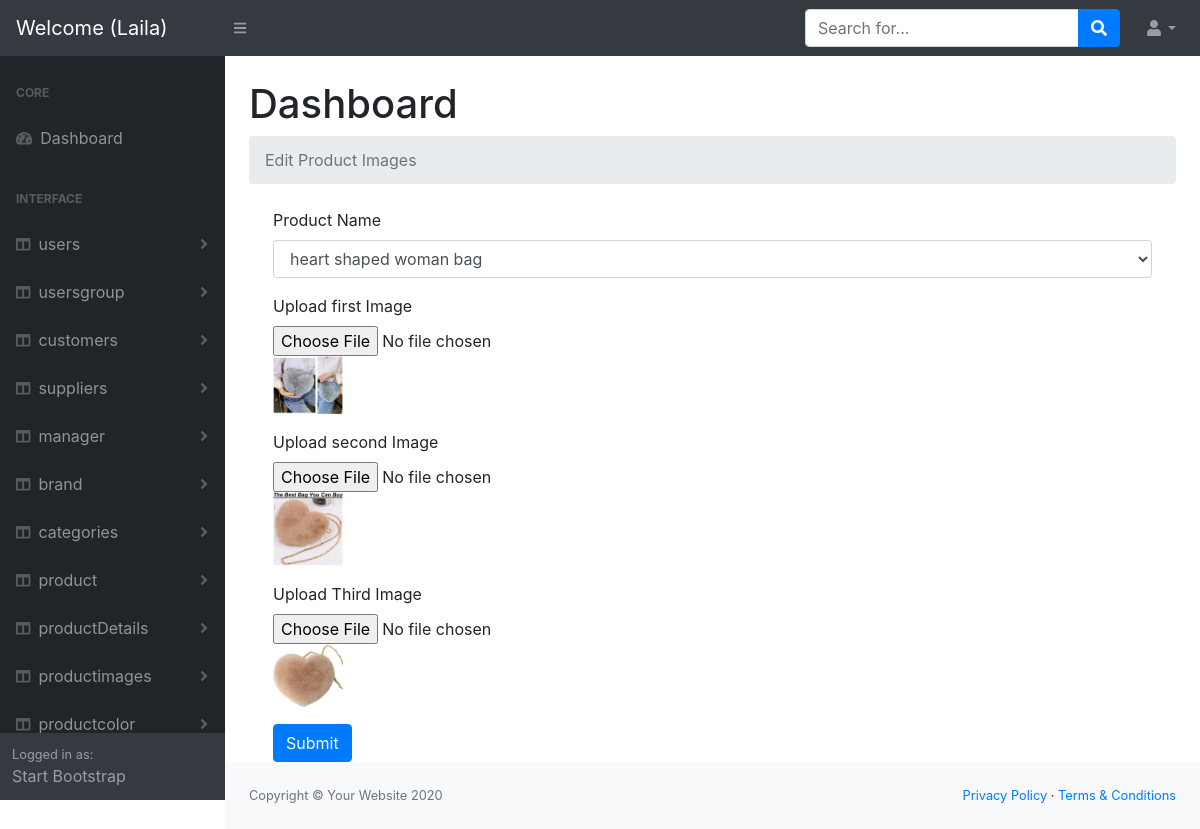
Page /Dashboard/admin/productimages/edit.php?id=28 (signed in) on the committed database.
### tables this page shows
CREATE TABLE `productimges` (
  `id` int(11) NOT NULL,
  `product_id` int(11) NOT NULL,
  `firstimage` varchar(250) NOT NULL,
  `secondimage` varchar(250) NOT NULL,
  `thirdimage` varchar(250) NOT NULL
);

CREATE TABLE `productdetails` (
  `id` int(11) NOT NULL,
  `product_Id` int(11) NOT NULL,
  `color_id` int(11) NOT NULL,
  `size_id` int(11) NOT NULL,
  `productPrice` int(11) NOT NULL,
  `productQuntity` int(11) NOT NULL,
  `product_Description` text NOT NULL,
  `product_Specificaton` text NOT NULL,
  `unitsInStock` int(11) NOT NULL,
  `Discount` int(11) NOT NULL,
  `productAvailablity` varchar(50) NOT NULL COMMENT 'yes or no',
  `discountAvailablity` varchar(50) NOT NULL COMMENT 'there is discount yes or no',
  `productMadeDate` datetime NOT NULL DEFAULT current_timestamp()
);

CREATE TABLE `product` (
  `id` int(11) NOT NULL,
  `productname` varchar(250) NOT NULL,
  `product_cat_id` int(11) NOT NULL,
  `product_brand_id` int(11) NOT NULL,
  `product_status` varchar(100) NOT NULL COMMENT 'New ,Old ,used',
  `featured` varchar(50) NOT NULL COMMENT 'to make the product featured (1)True or not (0)false'
);

### Dashboard/admin/helpers/functions.php (called while the page is built, shortened)
<?php
function Sanitize($input, $flag)
{
    $sanitize_var = $input;
    switch ($flag) {
        case 1:
            $sanitize_var = filter_var($sanitize_var, FILTER_SANITIZE_NUMBER_INT);
            break;
    }
    return $sanitize_var;
}

### Dashboard/admin/productimages/edit.php (the view, shortened to what this page needs)
<?php
include '../helpers/functions.php';
include '../helpers/dbconnection.php';
   $id = '';
   if($_SERVER['REQUEST_METHOD'] == "GET"){
      $id  = Sanitize($_GET['id'],1);
    }
   $sql  ="SELECT * FROM `productimges` WHERE `id`= $id";
   $op   = mysqli_query($conn,$sql);
   $FData = mysqli_fetch_assoc($op);
     $sql1 = "SELECT `product`.`productname` ,`productdetails`.* from `productdetails` join `product` on `productdetails`.`product_Id` = `product`.`id`";
     $op1  = mysqli_query($conn,$sql1);
    include '../header.php';
?>
  <body class="sb-nav-fixed">
<?php
    include '../nav.php';
?>
        <div id="layoutSidenav">
<?php
    include '../sidNave.php';
?>
            <div id="layoutSidenav_content">
                <main>
                    <div class="container-fluid">
                        <h1 class="mt-4">Dashboard</h1>
                        <ol class="breadcrumb mb-4">
                        <?php
                            if(isset($_SESSION['errors'])){
                               foreach($_SESSION['errors'] as $key =>  $value){
                                echo '* '.$key.' : '.$value.'<br>';
                               }
                             unset($_SESSION['errors']);
                             }else{
                        ?>
                        <li class="breadcrumb-item active">Edit Product Images </li>
                        <?php } ?>
                        </ol>
<div class="container">
 <form  method="post"  action="edit.php?id=<?php echo $FData['id'];?>"  enctype ="multipart/form-data">
                 <div class="form-group">
                            <label for="exampleInput"> Product Name</label>
                            <select name="product_id" class="form-control">
                                 <?php
                                     while($data = mysqli_fetch_assoc($op1)){
                                  ?>
                              <option value="<?php echo $data['id'];?>"    <?php if($data['id'] == $FData['product_id'] ){ echo 'selected';}?>    >
                              <?php echo $data['productname'];?></option>
                                   <?php } ?>
                            </select>
                  </div>
                   <div class="form-group">
                        <label for="exampleInputEmail1">Upload first Image</label>
                         <br>
                        <input type="file" name="firstimage"  >
                        <br>
                      <img src='./uploads/<?php echo $FData['firstimage'];?>'  width="70px" >
                  </div>
                   <div class="form-group">
                        <label for="exampleInputEmail1">Upload second Image</label>
                         <br>
                        <input type="file" name="secondimage"  >
                        <br>
                      <img src='./uploads/<?php echo $FData['secondimage'];?>'  width="70px" >
                  </div>
                   <div class="form-group">
                        <label for="exampleInputEmail1">Upload Third Image</label>
                         <br>
                        <input type="file" name="thirdimage"  >
                        <br>
                      <img src='./uploads/<?php echo $FData['thirdimage'];?>'  width="70px" >
                  </div>
                     <button type="submit"  name="submit"class="btn btn-primary">Submit</button>
</form>
</div>
              </div>
              </main>
 <?php
include '../footer.php';
 ?>

### rows in the picture
productimges: product_id "heart shaped woman bag", firstimage (picture), secondimage (picture), thirdimage (picture)

### other values in the picture
$_SESSION['User']['firstName'] "Laila"
$data "users"
$data "usersgroup"
$data "customers"
$data "suppliers"
$data "manager"
$data "brand"
$data "categories"
$data "product"
$data "productDetails"
$data "productimages"
$data "productcolor"
